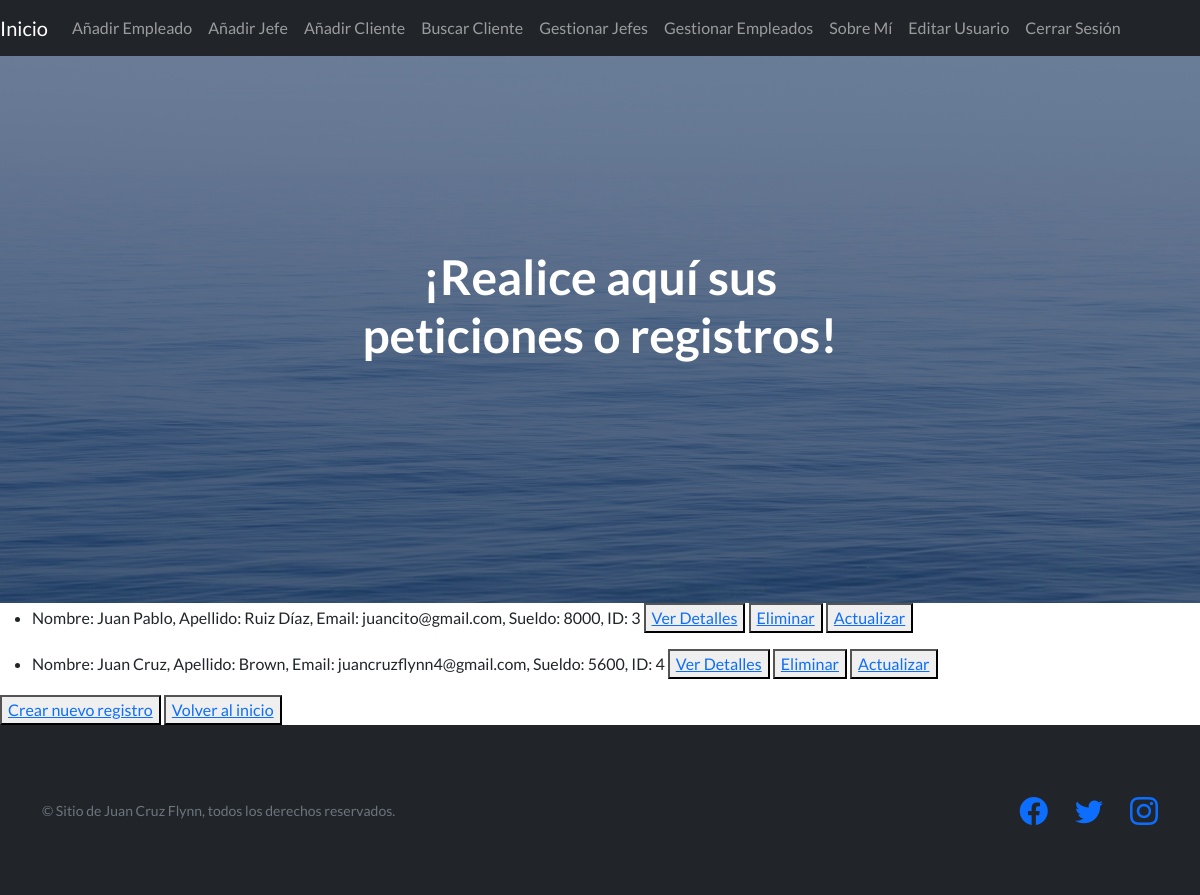
/jefe_list/ (signed in), run on the app's committed database.
### Mi_Blog/models.py (models this page shows)
class Jefe(models.Model):
    nombre = models.CharField(max_length=40)
    apellido = models.CharField(max_length=40)
    sueldo = models.IntegerField()
    email = models.EmailField('', null=True)
    def __str__(self):
        return f'Nombre: {self.nombre}, Apellido: {self.apellido}, Email: {self.email}, Sueldo: {self.sueldo}, ID: {self.id}'

### Mi_Blog/views.py (the view)
# urls.py: path('jefe_list/', views.JefeList.as_view(), name='ListJefe'),
class JefeList(LoginRequiredMixin, ListView):
    model = Jefe
    template_name = 'Mi_Blog/jefe_list.html'

### Mi_Blog/Templates/Mi_Blog/jefe_list.html
{% extends 'Mi_Blog/index2.html' %}
{% load static %}
{% block  codigoDinamico%}
{% for jefe in object_list %}
    <ul>
        <li>
            {{jefe}}
            <button>
                <a href="{% url 'DetailJefe' jefe.id %}">Ver Detalles</a>
            </button>
            <button>
                <a href="{% url 'DeleteJefe' jefe.id %}">Eliminar</a>
            </button>
            <button>
                <a href="{% url 'UpdateJefe' jefe.id %}">Actualizar</a>
            </button>
        </li>
    </ul>
{% endfor %}
<button>
    <a href="{% url 'CreateJefe' %}">Crear nuevo registro</a>
</button>
<button>
    <a href="{% url '/' %}">Volver al inicio</a>
</button>
{% endblock %}

### data on the page
Jefe: nombre+apellido+email "Nombre: Juan Pablo, Apellido: Ruiz Díaz, Email: juancito@gmail.com, Sueldo: 8000, ID: 3"
Jefe: nombre+apellido+email "Nombre: Juan Cruz, Apellido: Brown, Email: juancruzflynn4@gmail.com, Sueldo: 5600, ID: 4"
